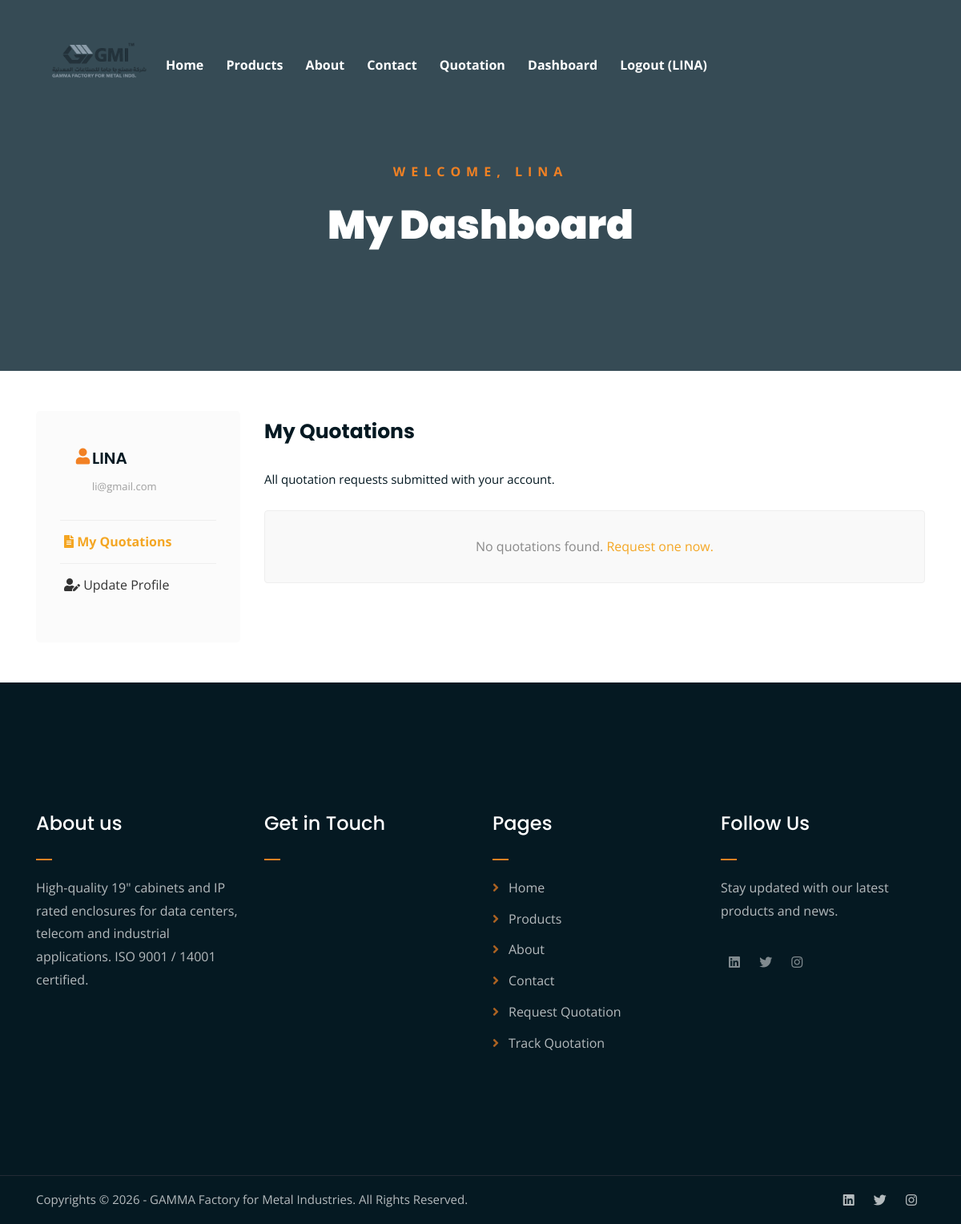
Before: /dashboard/ (signed in) with the older database file.
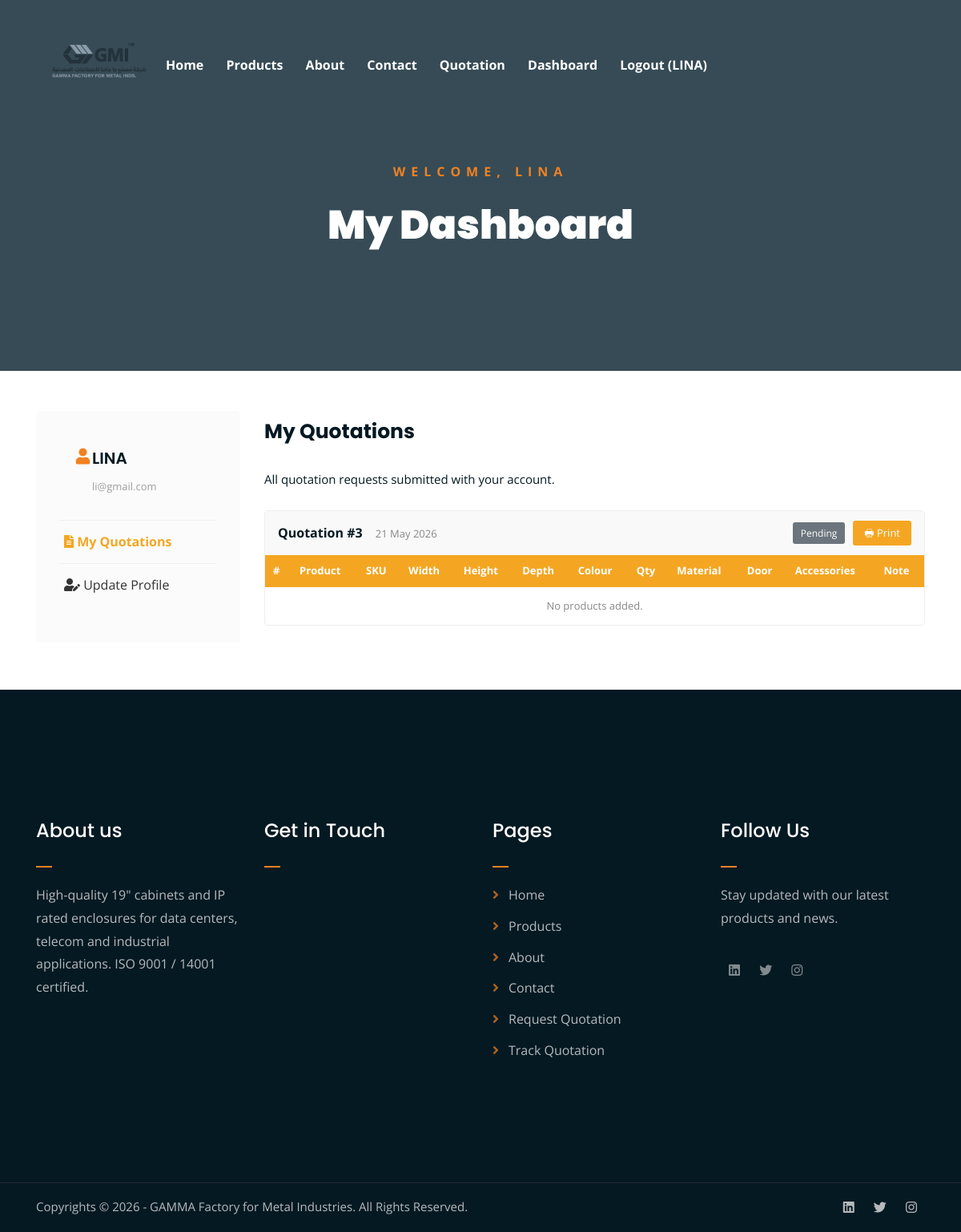
After: the same page with the newer database file.
### product/models.py (models this page shows, shortened)
class Quotation(models.Model):
    name           = models.CharField(max_length=100)
    company        = models.CharField(max_length=100)
    email          = models.EmailField()
    phone          = models.CharField(max_length=20, blank=True)
    STATUS_CHOICES = [
        ('pending',   'Pending'),
        ('in_review', 'In Review'),
        ('quoted',    'Quoted'),
        ('rejected',  'Rejected'),
    ]
    submitted_at   = models.DateTimeField(auto_now_add=True)
    user           = models.ForeignKey(User, null=True, blank=True, on_delete=models.SET_NULL)
    status         = models.CharField(max_length=20, choices=STATUS_CHOICES, default='pending')
    tracking_code  = models.CharField(max_length=20, blank=True)

### pages/views.py (the view)
# urls.py: path('dashboard/', views.dashboard, name='dashboard'),
@login_required(login_url='/login/')
def dashboard(request):
    client     = Client.objects.filter(user=request.user).first()
    quotations = Quotation.objects.filter(user=request.user).prefetch_related('items__product').order_by('-submitted_at')
    company    = CompanyProfile.objects.first()
    return render(request, 'dashboard.html', {
        'client'    : client,
        'quotations': quotations,
        'company'   : company,
    })

### templates/dashboard.html (shortened to what the changed rows need)
{% extends 'base.html' %}
{% load static %}
{% block content %}
<div class="page-top-banner">
    <div class="container">
        <div class="row">
            <div class="col-lg-8 offset-lg-2 text-center">
                <div class="page-top-banner-text">
                    <h1>My Dashboard</h1>
                </div>
            </div>
        </div>
    </div>
</div>
<div class="page-section mt-50 mb-50">
    <div class="container">
        <div class="row">
            <div class="col-lg-9">
                <div class="form-heading">
                    <h2>My Quotations</h2>
                </div>
                {% if quotations %}
                    {% for q in quotations %}
                    <div style="border:1px solid #eee; border-radius:4px; margin-bottom:30px;">
                        <div style="background:#f9f9f9; padding:12px 16px; display:flex; justify-content:space-between; align-items:center; flex-wrap:wrap; gap:10px;">
                            <div>
                                <strong>Quotation #{{ q.pk }}</strong>
                                <span style="color:#888; font-size:13px; margin-left:12px;">{{ q.submitted_at|date:"d M Y" }}</span>
                            </div>
                            <div style="display:flex; align-items:center; gap:10px;">
                                {% if q.status == 'pending' %}
                                <span style="background:#6c757d; color:#fff; padding:3px 10px; border-radius:3px; font-size:12px;">Pending</span>
                                {% elif q.status == 'in_review' %}
                                <span style="background:#007bff; color:#fff; padding:3px 10px; border-radius:3px; font-size:12px;">In Review</span>
                                {% elif q.status == 'quoted' %}
                                <span style="background:#28a745; color:#fff; padding:3px 10px; border-radius:3px; font-size:12px;">Quoted</span>
                                {% elif q.status == 'rejected' %}
                                <span style="background:#dc3545; color:#fff; padding:3px 10px; border-radius:3px; font-size:12px;">Rejected</span>
                                {% endif %}
                                <a href="{% url 'quotation_print' q.pk %}" style="background:#f4a623; color:#fff; padding:4px 14px; border-radius:3px; font-size:13px; text-decoration:none;">
                                    &#128438; Print
                                </a>
                            </div>
                        </div>
                        <div style="overflow-x:auto;">
                            <table style="width:100%; border-collapse:collapse; font-size:13px;">
                                <thead>
                                    <tr style="background:#f4a623; color:#fff; text-align:left;">
                                        <th style="padding:8px 10px;">#</th>
                                        <th style="padding:8px 10px;">Product</th>
                                        <th style="padding:8px 10px;">SKU</th>
                                        <th style="padding:8px 10px;">Width</th>
                                        <th style="padding:8px 10px;">Height</th>
                                        <th style="padding:8px 10px;">Depth</th>
                                        <th style="padding:8px 10px;">Colour</th>
                                        <th style="padding:8px 10px;">Qty</th>
                                        <th style="padding:8px 10px;">Material</th>
                                        <th style="padding:8px 10px;">Door</th>
                                        <th style="padding:8px 10px;">Accessories</th>
                                        <th style="padding:8px 10px;">Note</th>
                                    </tr>
                                </thead>
                                <tbody>
                                    {% for item in q.items.all %}
                                    <tr style="border-bottom:1px solid #eee;">
                                        <td style="padding:8px 10px;">{{ forloop.counter }}</td>
                                        <td style="padding:8px 10px;">{{ item.product.name|default:"-" }}</td>
                                        <td style="padding:8px 10px;">{{ item.sku|default:"-" }}</td>
                                        <td style="padding:8px 10px;">{{ item.width|default:"-" }}{% if item.width %} mm{% endif %}</td>
                                        <td style="padding:8px 10px;">{{ item.height|default:"-" }}{% if item.height %}U{% endif %}</td>
                                        <td style="padding:8px 10px;">{{ item.depth|default:"-" }}{% if item.depth %} mm{% endif %}</td>
                                        <td style="padding:8px 10px;">{{ item.color|default:"-" }}</td>
                                        <td style="padding:8px 10px;">{{ item.quantity }}</td>
                                        <td style="padding:8px 10px;">{{ item.get_material_display|default:"-" }}</td>
                                        <td style="padding:8px 10px;">{{ item.get_door_display|default:"-" }}</td>
                                        <td style="padding:8px 10px;">{{ item.accessories|default:"-" }}</td>
                                        <td style="padding:8px 10px;">{{ item.note|default:"-" }}</td>
                                    </tr>
                                    {% empty %}
                                    <tr>
                                        <td colspan="12" style="padding:12px 10px; color:#888; text-align:center;">No products added.</td>
                                    </tr>
                                    {% endfor %}
                                </tbody>
                            </table>
                        </div>
                    </div>
                    {% endfor %}
                {% else %}
                <div class="mt-4" style="padding:30px; background:#f9f9f9; border:1px solid #eee; border-radius:4px; text-align:center;">
                    <p style="color:#888; margin:0;">No quotations found. <a href="{% url 'quotation' %}" style="color:#f4a623;">Request one now.</a></p>
                </div>
                {% endif %}
            </div>
        </div>
    </div>
</div>
{% endblock %}

Changed rows visible on the page:
added Quotation: pk "3", submitted_at "21 May 2026", status "Pending"
Other visible differences:
text no longer shown: "No quotations found. Request one now."
